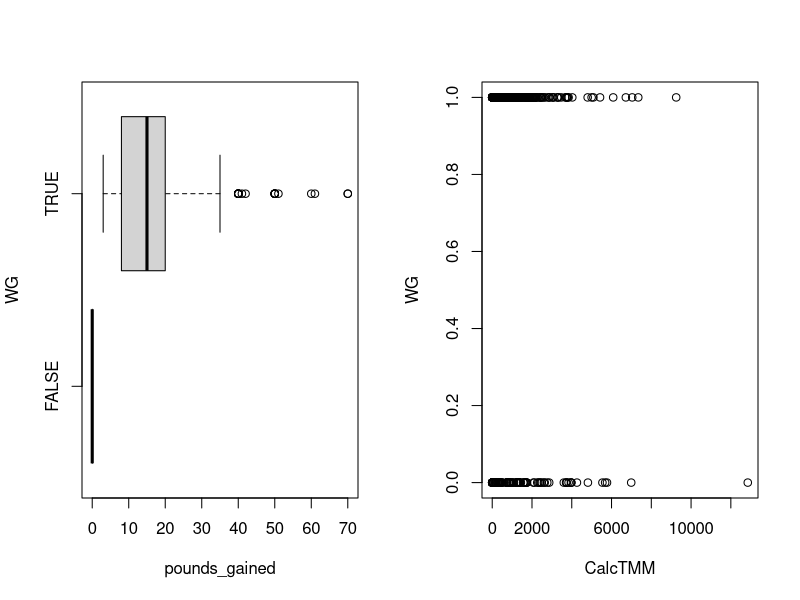
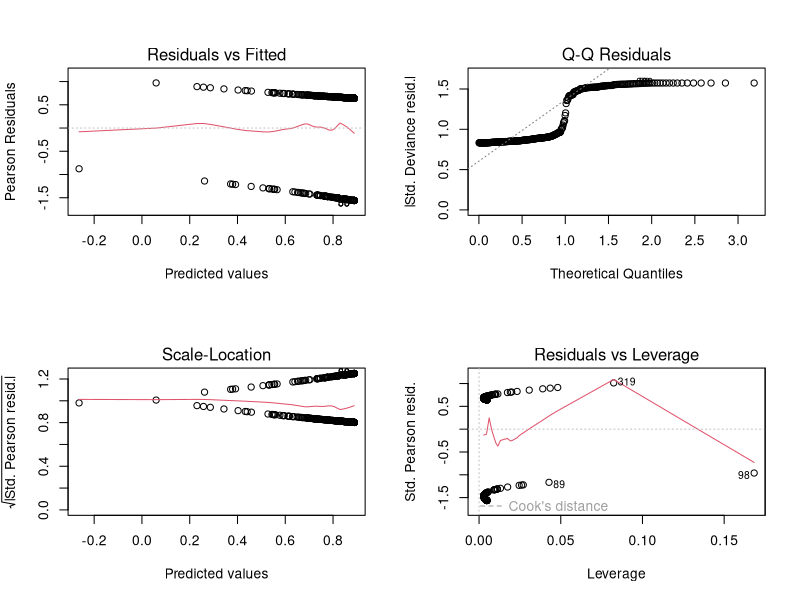
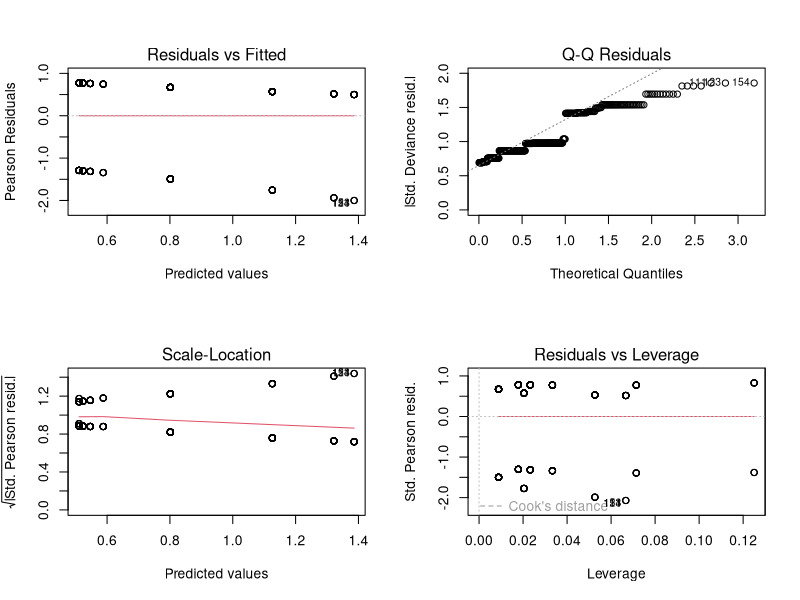
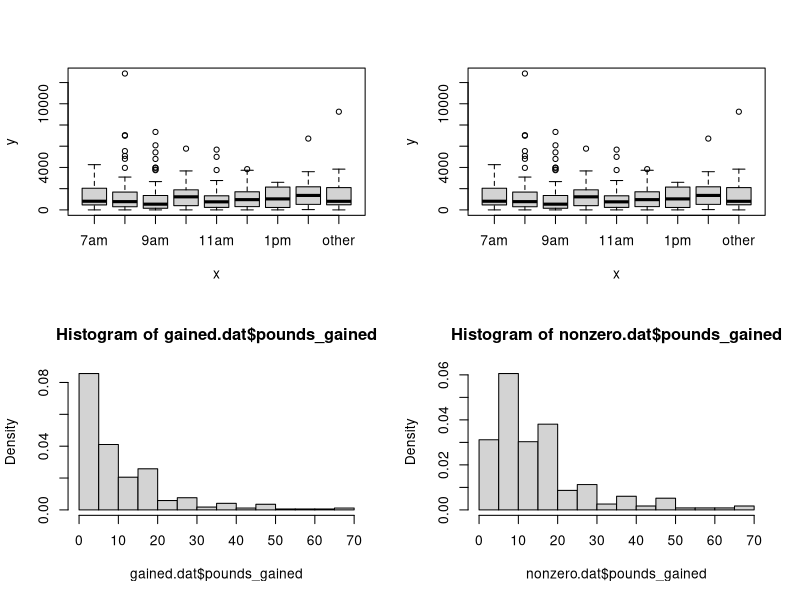
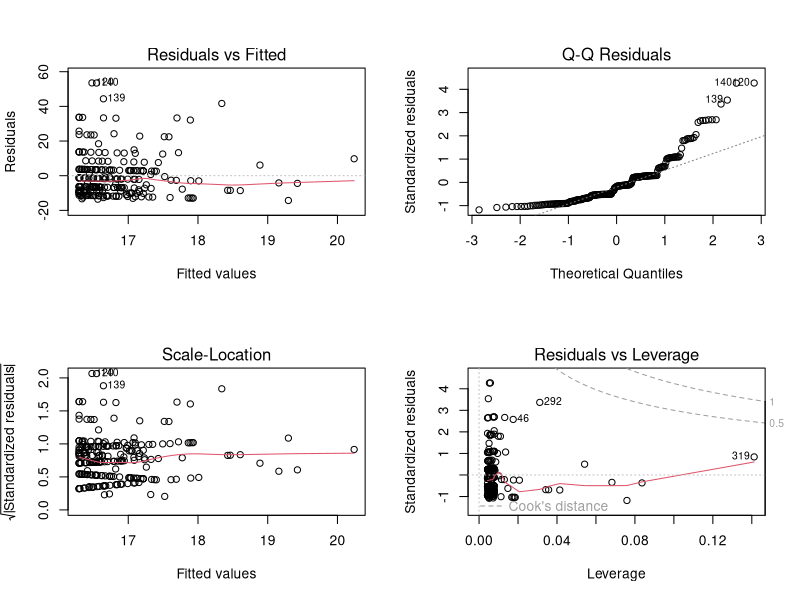
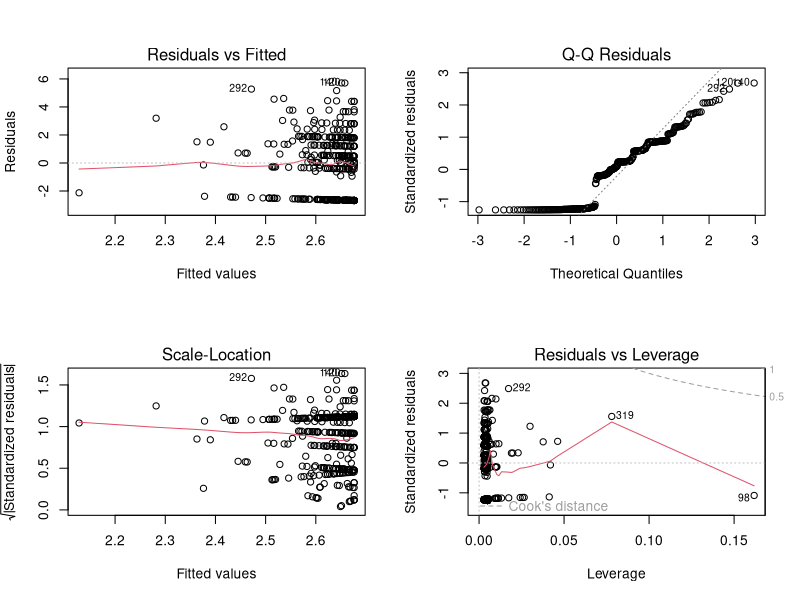
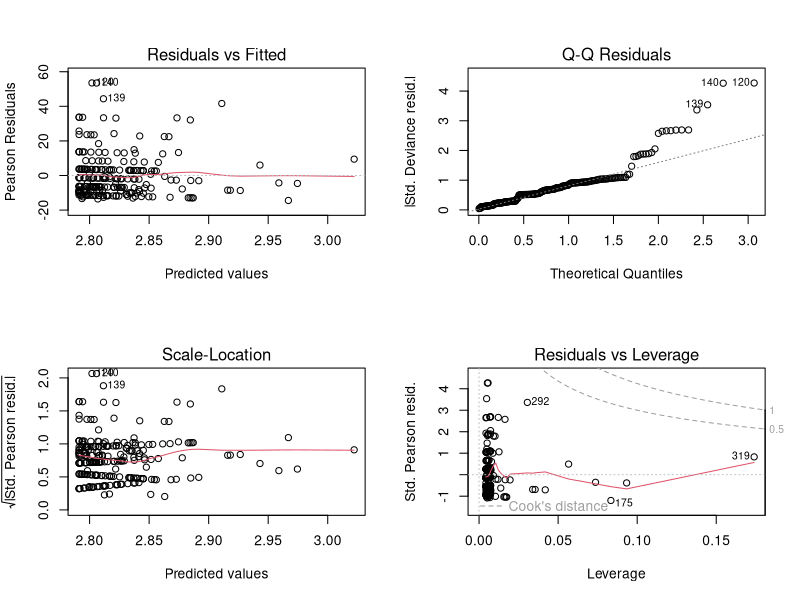
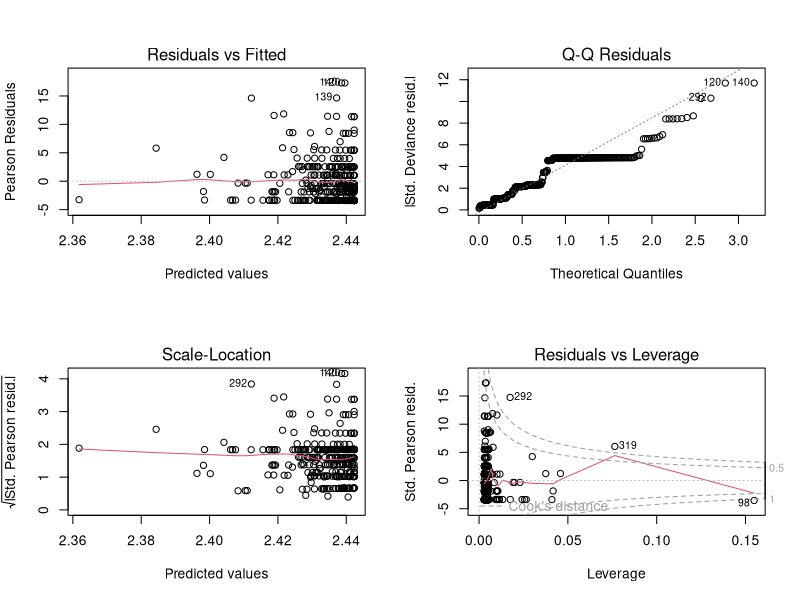

Here is the R script that generated these plots, in order:
## ---- chunk 1
knitr::opts_chunk$set(echo = TRUE)
## ---- chunk 2
metrics.dat <- read.csv('Practicum 1 Data.csv',header=TRUE)
metrics.dat <- metrics.dat[!is.na(metrics.dat$Snumber),]
## ---- chunk 3
metrics.dat$CalcTMM <- with(metrics.dat, 8*Vig.ex.Time + 4*Mod.ex.time + 3.3*Walk.ex.Time)

#metrics.dat$shift[metrics.dat$shift==''] <- 'missing'
#shift.levels <- c(paste(c(7:11),'am',sep=''),paste(c(12,1:2),'pm',sep=''),'other','missing')

metrics.dat$shift[metrics.dat$shift==''] <- 'other'
shift.levels <- c(paste(c(7:11),'am',sep=''),paste(c(12,1:2),'pm',sep=''),'other')
metrics.dat$shift <- factor(metrics.dat$shift,shift.levels)
summary(metrics.dat$shift)
## ---- chunk 4
metrics.dat$MissingLbs <- is.na(metrics.dat$pounds_gained)
table(metrics.dat$MissingLbs,metrics.dat$weightgain)
## ---- chunk 5
gained.dat <- metrics.dat[metrics.dat$weightgain %in% c('Yes','No'),]
gained.dat$WG <- FALSE
gained.dat$WG[gained.dat$weightgain=='Yes'] <- TRUE
gained.dat$pounds_gained[!gained.dat$WG] <- 0
dim(gained.dat)
gained.dat$MissingLbs <- is.na(gained.dat$pounds_gained)
table(gained.dat$MissingLbs,gained.dat$weightgain)

gained.dat <- gained.dat[!is.na(gained.dat$CalcTMM),]
dim(gained.dat)
## ---- chunk 6
#gained.dat <- gained.dat[!gained.dat$MissingLbs,]
dim(gained.dat)
## ---- chunk 7
par(mfrow=c(1,2))
boxplot(pounds_gained ~ WG,data=gained.dat,horizontal = TRUE)
plot(WG~CalcTMM,data=gained.dat)
## ---- chunk 8
SA1.model1 <- glm(WG ~ CalcTMM, data=gained.dat,family = binomial)
summary(SA1.model1)
par(mfrow=c(2,2))
plot(SA1.model1)
## ---- chunk 9
SA2.model1 <- glm(WG ~ shift, data=gained.dat,family = binomial)
summary(SA2.model1)
par(mfrow=c(2,2))
plot(SA2.model1)
## ---- chunk 10
SA12.model2 <- glm(WG ~ shift*CalcTMM, data=gained.dat,family = binomial)
summary(SA12.model2)
plot(metrics.dat$shift, metrics.dat$CalcTMM)
plot(metrics.dat$shift,metrics.dat$CalcTMM)
## ---- chunk 11
subset3a.dat <- gained.dat[which(complete.cases(gained.dat[, c("gender", "Age", "shift", "CalcTMM")])),]
SA12.model3a <- glm(WG ~ gender + Age + shift + CalcTMM, data=subset3a.dat,family = binomial)
summary(SA12.model3a)
## ---- chunk 12
subset3b.dat <- gained.dat[which(complete.cases(gained.dat[, c("gender", "Age", "height","shift", "CalcTMM")])),]
SA12.model3b <- glm(WG ~ gender + Age + height +shift + CalcTMM, data=subset3b.dat,family = binomial)
summary(SA12.model3b)
## ---- chunk 13
subset4a.dat <- gained.dat[which(complete.cases(gained.dat[, c("gender", "Age", "shift", "Vig.ex.Time", "Mod.ex.time", "Walk.ex.Time")])),]
SA12.model4a <- glm(WG ~ gender + Age + shift + Vig.ex.Time  + Mod.ex.time + Walk.ex.Time, data=subset4a.dat, family = binomial)
summary(SA12.model4a)
## ---- chunk 14
subset4b.dat <- gained.dat[which(complete.cases(gained.dat[, c("gender", "Age", "height", "shift", "Vig.ex.Time", "Mod.ex.time", "Walk.ex.Time")])),]
SA12.model4b <- glm(WG ~ gender + Age + height + shift + Vig.ex.Time  + Mod.ex.time + Walk.ex.Time, data=subset4b.dat, family = binomial)
summary(SA12.model4b)
## ---- chunk 15
gained.dat['initial_bweight'] <- gained.dat$bweight - gained.dat$pounds_gained
gained.dat['initial_BMI'] <- (gained.dat$initial_bweight / (gained.dat$height)^2)*703
## ---- chunk 16
subset5a.dat <- gained.dat[which(complete.cases(gained.dat[, c("gender", "Age", "shift", "Vig.ex.Time", "Mod.ex.time", "Walk.ex.Time", "initial_BMI")])),]
SA12.model5a <- glm(WG ~ gender + Age + shift + Vig.ex.Time  + Mod.ex.time + Walk.ex.Time + initial_BMI, data=subset5a.dat, family = binomial)
summary(SA12.model5a)
## ---- chunk 17
subset5b.dat <- gained.dat[which(complete.cases(gained.dat[, c("gender", "Age", "height", "shift", "Vig.ex.Time", "Mod.ex.time", "Walk.ex.Time", "initial_bweight")])),]
SA12.model5b <- glm(WG ~ gender + Age + height + shift + Vig.ex.Time  + Mod.ex.time + Walk.ex.Time +initial_bweight, data=subset5b.dat, family = binomial)
summary(SA12.model5b)
## ---- chunk 18
library(MASS)
best.modela <- stepAIC(SA12.model5a, direction = "both")
best.modelb <- stepAIC(SA12.model5b, direction = "both")
## ---- chunk 19
summary(best.modela)
summary(best.modelb)
AIC(best.modela,best.modelb)
## ---- chunk 20
library(MASS)
subset6a.dat <- gained.dat[which(complete.cases(gained.dat[, c("initial_BMI", "shift", "CalcTMM")])),]
subset6a.model <- glm(WG~ initial_BMI*shift*CalcTMM, data=subset6a.dat, family =binomial)
summary(subset6a.model)
anova(subset6a.model)
summary(stepAIC(subset6a.model, direction="both"))

subset6b.dat <- gained.dat[which(complete.cases(gained.dat[,c("initial_bweight", "shift", "CalcTMM")])),]
subset6b.model <- glm(WG~ initial_bweight*shift*CalcTMM, data=subset6b.dat, family=binomial)
stepAIC(subset6b.model, direction="both")

## ---- chunk 21
sum(is.na(gained.dat$pounds_gained))
gained.dat <- gained.dat[!is.na(gained.dat$pounds_gained),]
## ---- chunk 22
#par(mfrow=c(1,2))
#library(ggplot2)
hist(gained.dat$pounds_gained, freq = FALSE,breaks=10)
#ggplot(gained.dat,aes(pounds_gained,after_stat(density)))+geom_histogram()
nonzero.dat <- gained.dat[gained.dat$pounds_gained>0,]
hist(nonzero.dat$pounds_gained, freq = FALSE,breaks=10)
## ---- chunk 23
SA1.model1.lm <- lm(pounds_gained ~ CalcTMM, data=nonzero.dat)
#summary(SA1.model1.lm)
par(mfrow=c(2,2))
plot(SA1.model1.lm)
## ---- chunk 24
#error in log(0)
SA1.model1.root <- lm(sqrt(pounds_gained) ~ CalcTMM, data=gained.dat)
#summary(SA1.model1.root)
par(mfrow=c(2,2))
plot(SA1.model1.root)
## ---- chunk 25
#error in log(0)
SA1b.model1.loggauss <- glm(pounds_gained ~ CalcTMM, data=nonzero.dat,family = gaussian(link="log"))
par(mfrow=c(2,2))
plot(SA1b.model1.loggauss)
## ---- chunk 26
gained.dat$LBS <- round(gained.dat$pounds_gained)
nonzero.dat$LBS <- round(nonzero.dat$pounds_gained)
## ---- chunk 27
SA1.model1.poisson <- glm(LBS ~ CalcTMM, data=gained.dat,family = poisson)
#SA1b.model1.poisson <- glm(LBS ~ CalcTMM, data=nonzero.dat,family = poisson)
#summary(SA1.model1.poisson)
par(mfrow=c(2,2))
plot(SA1.model1.poisson)
## ---- chunk 28
SA1.model1.quasi <- glm(pounds_gained ~ CalcTMM, data=gained.dat,family = quasipoisson)
#SA1b.model1.quasi <- glm(pounds_gained ~ CalcTMM, data=nonzero.dat,family = quasipoisson)
#summary(SA1.model1.quasi)
par(mfrow=c(2,2))
plot(SA1.model1.quasi)
## ---- chunk 29
SA1b.model1.Gamma <- glm(pounds_gained ~ CalcTMM, data=nonzero.dat,family = Gamma)
#summary(SA1b.model1.Gamma)
par(mfrow=c(2,2))
plot(SA1b.model1.Gamma)
## ---- chunk 30
library(pscl)
SA1.model1.zero <- zeroinfl(LBS ~ CalcTMM, data = gained.dat)
summary(SA1.model1.zero)
## ---- chunk 31
SA2.model1.lm <- lm(pounds_gained ~ shift, data=nonzero.dat)
par(mfrow=c(2,2))
plot(SA2.model1.lm)
SA2.model1.root <- lm(sqrt(pounds_gained) ~ shift, data=gained.dat)
par(mfrow=c(2,2))
plot(SA2.model1.root)
SA2b.model1.loggauss <- glm(pounds_gained ~ shift, data=nonzero.dat,family = gaussian(link="log"))
par(mfrow=c(2,2))
plot(SA2b.model1.loggauss)
SA2.model1.poisson <- glm(LBS ~ shift, data=gained.dat,family = poisson)
par(mfrow=c(2,2))
plot(SA2.model1.poisson)
summary(SA2.model1.poisson)
SA2.model1.quasi <- glm(pounds_gained ~ shift, data=gained.dat,family = quasipoisson)
par(mfrow=c(2,2))
plot(SA2.model1.quasi)
summary(SA2.model1.quasi)
SA2b.model1.Gamma <- glm(pounds_gained ~ shift, data=nonzero.dat,family = Gamma)
par(mfrow=c(2,2))
plot(SA2b.model1.Gamma)
SA2.model1.zero <- zeroinfl(LBS ~ shift, data = gained.dat)
summary(SA2.model1.zero)
## ---- chunk 32
SA12.best.poisson <- glm(LBS ~ initial_bweight, data=gained.dat,family = poisson)
par(mfrow=c(2,2))
plot(SA12.best.poisson)
summary(SA12.best.poisson)
SA12.best.quasi <- glm(pounds_gained ~ initial_bweight, data=gained.dat,family = quasipoisson)
par(mfrow=c(2,2))
plot(SA12.best.quasi)
summary(SA12.best.quasi)
SA12.best.zero <- zeroinfl(LBS ~ initial_bweight, data = gained.dat)
summary(SA12.best.zero)
